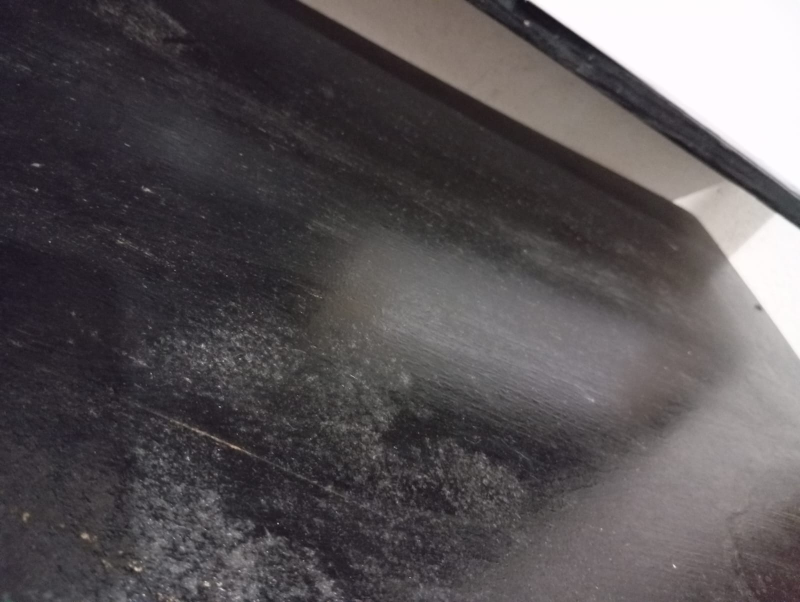
#> input picture 08-talleres/05-vision-computadora/datos/entrenamiento/fondo/Fondo1.jpeg, 1600 x 1204 px (shown at 1/2 size)
$ python -i clasificar_frutas.py   (imports and definitions only)
#> lines starting #> are read from the running program, lines starting #| are printed output that depends on the picture
"""Clasificación de fotos del taller con histogramas HSV y regresión logística."""
import csv
import hashlib
import json
from pathlib import Path
import matplotlib
# [1 line not run here, left out]
import matplotlib.pyplot as plt
import numpy as np
from PIL import Image
from sklearn.linear_model import LogisticRegression
from sklearn.model_selection import StratifiedKFold, cross_val_score
from sklearn.pipeline import make_pipeline
from sklearn.preprocessing import StandardScaler

HERE=Path(__file__).parent


def caracteristicas(ruta):
#> called with ruta = 'datos/entrenamiento/fondo/Fondo1.jpeg'
    with Image.open(ruta) as img:
#> img is the input picture: PIL image 1600x1204 RGB; mean R, G, B 87.8, 82.9, 85.3
        hsv=np.asarray(img.convert("RGB").resize((96,96)).convert("HSV"),dtype=np.float32)/255
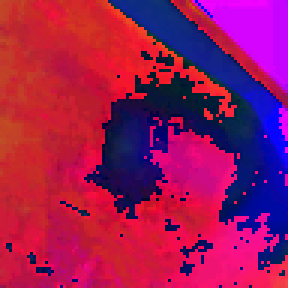
#> hsv: shape (96, 96, 3) float32 (shown 3 times larger); mean R, G, B 0.604, 0.0911, 0.348
    hist=[]
    for k in range(3):
        h,_=np.histogram(hsv[:,:,k],bins=16,range=(0,1),density=False)
        hist.extend(h/h.sum())
#> this loop made 3 passes
#> h on pass 2: [3151, 3661, 1890, 414, 98, 2, 0, 0, 0, 0, 0, 0, 0, 0, 0, 0]
#> after the loop, hist = 48 values, max 0.397 at index 17, min 0 at index 4, mean 0.0625
    return np.r_[hist,hsv.mean(axis=(0,1)),hsv.std(axis=(0,1))]


def main():
    train=sorted((HERE/"datos/entrenamiento").glob("*/*")); test=sorted((HERE/"datos/pruebas").glob("*"))
    assert len(train)>=40 and len(test)==6
    hashes={hashlib.sha256(p.read_bytes()).hexdigest() for p in train}
    x=np.array([caracteristicas(p) for p in train]); y=np.array([p.parent.name for p in train])
    modelo=make_pipeline(StandardScaler(),LogisticRegression(max_iter=2000,random_state=2430085))
    cv=StratifiedKFold(3,shuffle=True,random_state=2430085)
    scores=cross_val_score(modelo,x,y,cv=cv); modelo.fit(x,y)
    salida=HERE/"resultados"; salida.mkdir(exist_ok=True)
    print(f"Entrenamiento: {len(train)} fotos; clases: {', '.join(sorted(set(y)))}.")
    print(f"Validación cruzada estratificada (3 pliegues): {scores.mean():.2%}. Fotos de la misma sesión: estimación orientativa.")
    filas=[]; fig,axes=plt.subplots(2,3,figsize=(11,7))
    for archivo,ax in zip(test,axes.flat):
        pred=str(modelo.predict([caracteristicas(archivo)])[0]); real="limon" if "Limon" in archivo.name else "naranja"
        duplicada=hashlib.sha256(archivo.read_bytes()).hexdigest() in hashes
        filas.append({"archivo":archivo.name,"real":real,"prediccion":pred,"acierto":pred==real,"repetida_en_train":duplicada})
        with Image.open(archivo) as foto: ax.imshow(foto)
        ax.axis("off"); ax.set_title(f"Real: {real} | pred: {pred}\n{'Repetida: excluida de métrica' if duplicada else 'Prueba diferente'}",fontsize=10)
        print(f"{archivo.name}: pred={pred}; real={real}; repetida={duplicada}")
    fig.tight_layout(); fig.savefig(salida/"predicciones.png",dpi=130); plt.close(fig)
    independientes=[r for r in filas if not r["repetida_en_train"]]
    aciertos=sum(r["acierto"] for r in independientes)
    metricas={"fotos_entrenamiento":len(train),"fotos_prueba":len(test),"repetidas_excluidas":len(filas)-len(independientes),"pruebas_diferentes":len(independientes),"aciertos_pruebas_diferentes":aciertos,"exactitud_pruebas_diferentes":aciertos/len(independientes),"validacion_cruzada":scores.tolist(),"limitacion":"Solo cuatro pruebas diferentes de limón/naranja; no miden generalización ni la clase fondo."}
    with (salida/"predicciones.csv").open("w",newline="",encoding="utf-8") as f:
        w=csv.DictWriter(f,fieldnames=filas[0]); w.writeheader(); w.writerows(filas)
    (salida/"metricas.json").write_text(json.dumps(metricas,ensure_ascii=False,indent=2),encoding="utf-8")
    np.savez_compressed(salida/"modelo.npz",media=modelo[0].mean_,escala=modelo[0].scale_,coeficientes=modelo[1].coef_,intercepto=modelo[1].intercept_,clases=modelo[1].classes_)
    print(f"Evaluación excluyendo fotos repetidas: {aciertos}/{len(independientes)} aciertos.")
    print("El cambio de luz/fondo puede degradar un clasificador basado en color.")


# [1 line not run here, left out]

>>> result = caracteristicas('datos/entrenamiento/fondo/Fondo1.jpeg')
#> result = 54 values, max 0.604 at index 48, min 0 at index 4, mean 0.0867

$ run again, on 08-talleres/05-vision-computadora/datos/entrenamiento/limon/Limon11.jpeg
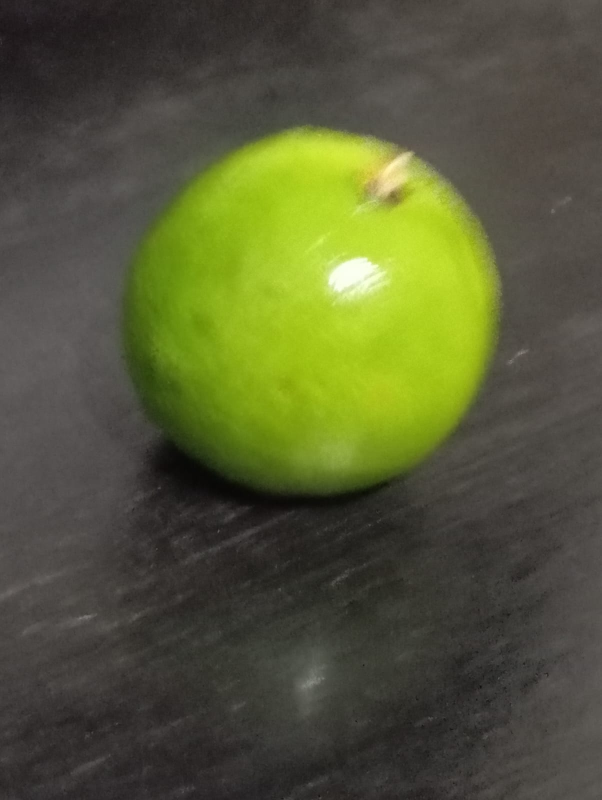
#> input picture 08-talleres/05-vision-computadora/datos/entrenamiento/limon/Limon11.jpeg, 1204 x 1600 px (shown at 1/2 size)
#> in caracteristicas, img is the input picture: PIL image 1204x1600 RGB; mean R, G, B 84.5, 88.7, 54.5
#> in caracteristicas, `hsv=np.asarray(img.convert("RGB").resize((96,96)).convert("HSV"),dtype..`:
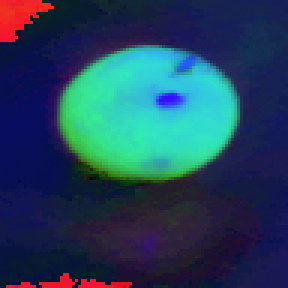
#> hsv: shape (96, 96, 3) float32 (shown 3 times larger); mean R, G, B 0.137, 0.262, 0.358
#> after the loop in caracteristicas, `for k in range(3):`: hist = 48 values, max 0.454 at index 17, min 0 at index 4, mean 0.0625
#> result = 54 values, max 0.454 at index 17, min 0 at index 4, mean 0.0814

$ run again, on 08-talleres/05-vision-computadora/datos/entrenamiento/limon/Limon12.jpeg
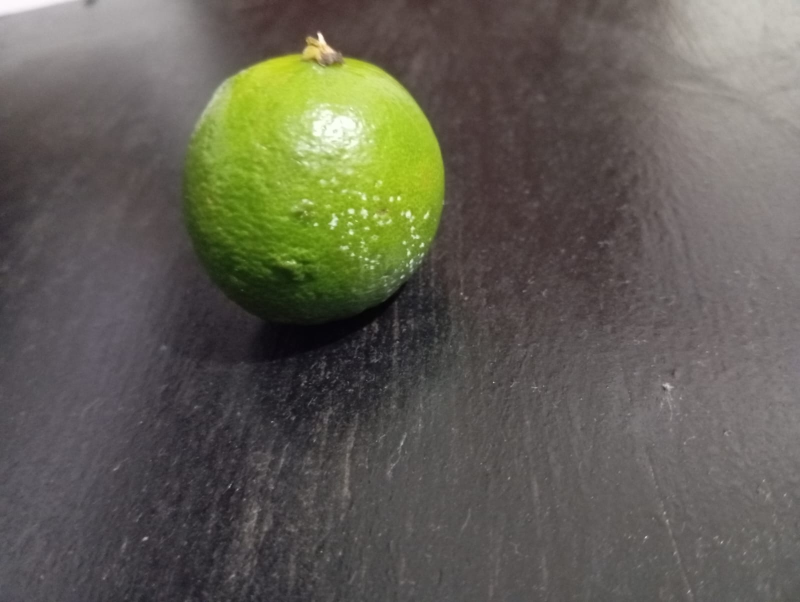
#> input picture 08-talleres/05-vision-computadora/datos/entrenamiento/limon/Limon12.jpeg, 1600 x 1204 px (shown at 1/2 size)
#> in caracteristicas, img is the input picture: PIL image 1600x1204 RGB; mean R, G, B 97.5, 95.2, 84.1
#> in caracteristicas, `hsv=np.asarray(img.convert("RGB").resize((96,96)).convert("HSV"),dtype..`:
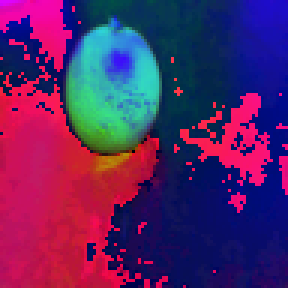
#> hsv: shape (96, 96, 3) float32 (shown 3 times larger); mean R, G, B 0.338, 0.151, 0.396
#> after the loop in caracteristicas, `for k in range(3):`: hist = 48 values, max 0.401 at index 0, min 0 at index 8, mean 0.0625
#> result = 54 values, max 0.401 at index 0, min 0 at index 8, mean 0.0853

$ run again, on 08-talleres/05-vision-computadora/datos/entrenamiento/naranja/Naranja 1.jpeg
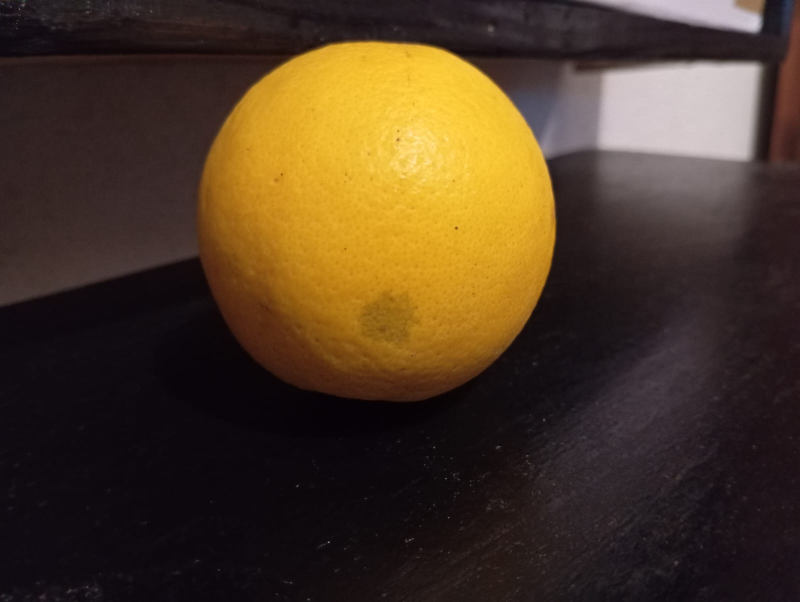
#> input picture 08-talleres/05-vision-computadora/datos/entrenamiento/naranja/Naranja 1.jpeg, 1600 x 1204 px (shown at 1/2 size)
#> in caracteristicas, img is the input picture: PIL image 1600x1204 RGB; mean R, G, B 76.3, 57.3, 37
#> in caracteristicas, `hsv=np.asarray(img.convert("RGB").resize((96,96)).convert("HSV"),dtype..`:
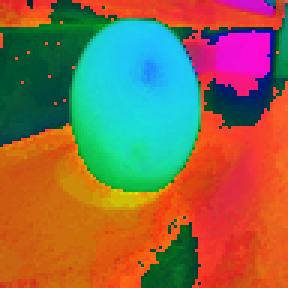
#> hsv: shape (96, 96, 3) float32 (shown 3 times larger); mean R, G, B 0.538, 0.42, 0.3
#> after the loop in caracteristicas, `for k in range(3):`: hist = 48 values, max 0.223 at index 33, min 0 at index 3, mean 0.0625
#> result = 54 values, max 0.538 at index 48, min 0 at index 3, mean 0.0962
